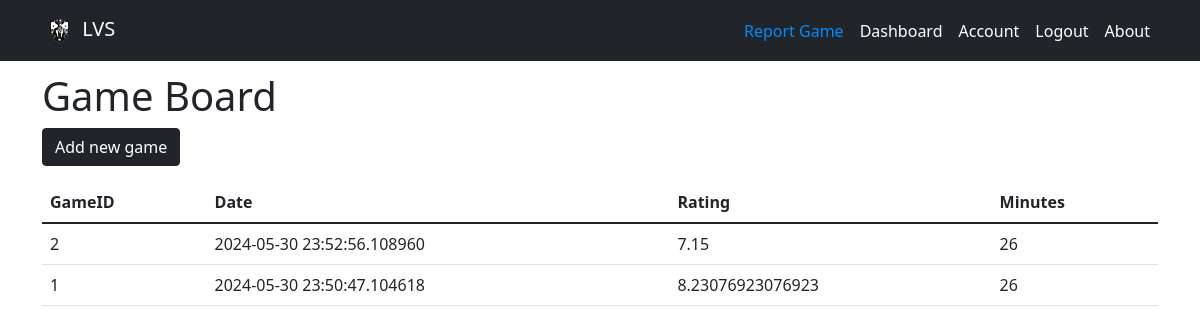
Page /games/2 (signed in) on the committed database.
### models.py (models this page shows, shortened)
class Game(db.Model):
    __tablename__ = 'game'
    id = db.Column(Integer, primary_key = True)
    position = db.Column(String(10))
    playerid = Column(Integer, ForeignKey('player.id', ondelete="CASCADE"))
    rating = Column(Float)
    game_date = Column(DateTime)
    goals = Column(Integer)
    assists = Column(Integer)
    tackles = Column(Integer)
    saves = Column(Integer)
    time = Column(Integer)

### app.py (the view)
@app.route('/games/<int:id>', methods=['GET'])
@login_required
def game(id):
    all_games = Game.query.order_by(Game.game_date.desc()).limit(5).all()
    player = Player.query.where(Player.id == id).first()
    return render_template("game.html", games = all_games, player = player)

### app.py (called while the page is built)
@login_manager.user_loader
def load_user(id):
    return Player.query.get(int(id))

@app.context_processor
def utility_processor():
    def games_rating(id):
        games = Game.query.where(Game.playerid == id)
        ratings = []
        game_count = 0
        for game in games:
            ratings += [game.rating]
            game_count += 1
        avg_rating = sum(ratings) / len(ratings) if ratings else 0
        avg_rating = "{:.2f}".format(avg_rating)
        return {'avg_rating': avg_rating, 'game_count': game_count}
    return dict(games_rating=games_rating)

### templates/game.html (shortened to what this page needs)
{% extends "base.html" %}
{% block head %}
    {{ super() }}
{% endblock %}
{% block content %}
      <h1>Game Board</h1>
      <p>
        <button type="button" class="btn btn-dark" data-bs-toggle="modal" data-bs-target="#addReviewModal">
            Add new game
        </button>
    </p>
      {% if True %}
          <table class="table">
              <thead>
                  <tr>
                      <th>GameID</th>
                      <th>Date</th>
                      <th>Rating</th>
                      <th>Minutes</th>
                  </tr>
              </thead>
              <tbody>
                  {% for game in games %}
                      <tr>
                          <td>{{ game.id }}</td>
                          <td>{{ game.game_date }}</td>
                          <td>{{ game.rating}}</td>
                          <td>{{ game.time}}</td>
                      </tr>
                  {% endfor %}
              </tbody>
          </table>
      {% else %}
          <p>No Users have reported games!</p>
      {% endif %}
{% endblock %}

### templates/game.html (style rules this page uses)
body { min-height: 75rem; padding-top: 4.5rem; align-items: center; }

### rows in the picture
Game: id "2", game_date "2024-05-30 23:52:56.108960", rating "7.15", time "26"
Game: id "1", game_date "2024-05-30 23:50:47.104618", rating "8.23076923076923", time "26"
